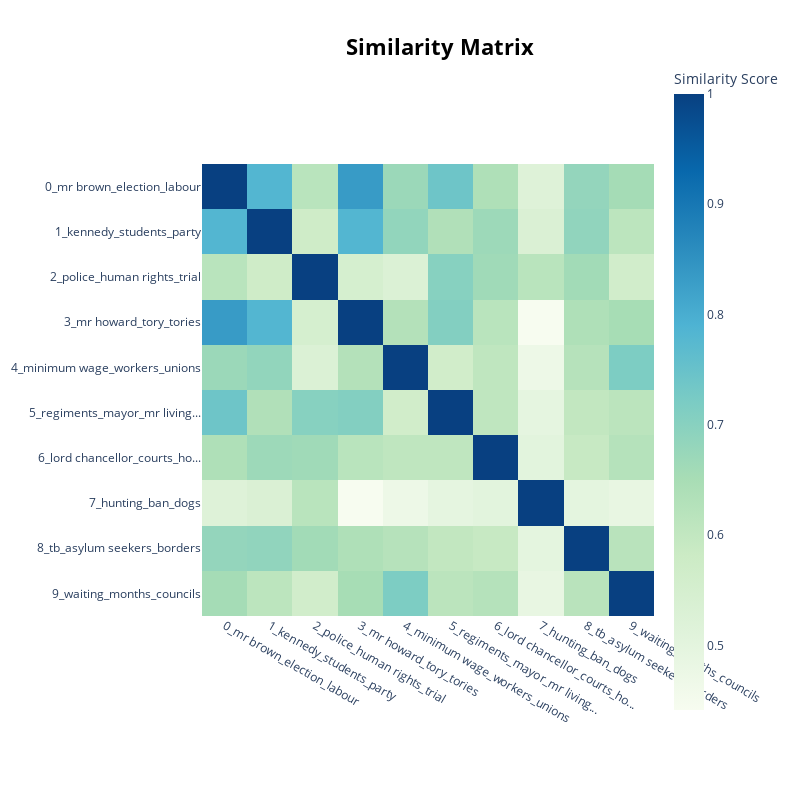

Notebook code cell kept with this figure:
### Code cell
# Visualise a similarity matrix
topic_model.visualize_heatmap(top_n_topics=30)

### Figure 1 — Plotly figure (JSON) as saved in the notebook; plotly's stock layout.template omitted (floating-point values rounded to 4 significant figures)
{"data": [{"coloraxis": "coloraxis", "hovertemplate": "x: %{x}<br>y: %{y}<br>Similarity Score: %{z}<extra></extra>", "name": "0", "type": "heatmap", "x": ["0_mr brown_election_labour", "1_kennedy_students_party", "2_police_human rights_trial", "3_mr howard_tory_tories", "4_minimum wage_workers_unions", "5_regiments_mayor_mr living...", "6_lord chancellor_courts_ho...", "7_hunting_ban_dogs", "8_tb_asylum seekers_borders", "9_waiting_months_councils"], "xaxis": "x", "y": ["0_mr brown_election_labour", "1_kennedy_students_party", "2_police_human rights_trial", "3_mr howard_tory_tories", "4_minimum wage_workers_unions", "5_regiments_mayor_mr living...", "6_lord chancellor_courts_ho...", "7_hunting_ban_dogs", "8_tb_asylum seekers_borders", "9_waiting_months_councils"], "yaxis": "y", "z": [[1.0, 0.7826, 0.6175, 0.8343, 0.6706, 0.7413, 0.6377, 0.5192, 0.6819, 0.6557], [0.7826, 1.0, 0.572, 0.7824, 0.6854, 0.6343, 0.6685, 0.5335, 0.6869, 0.6128], [0.6175, 0.572, 1.0, 0.5499, 0.5292, 0.7013, 0.6639, 0.6179, 0.66, 0.5627], [0.8343, 0.7824, 0.5499, 1.0, 0.6285, 0.7085, 0.6176, 0.4414, 0.6371, 0.6529], [0.6706, 0.6854, 0.5292, 0.6285, 1.0, 0.5647, 0.6053, 0.4723, 0.6243, 0.7179], [0.7413, 0.6343, 0.7013, 0.7085, 0.5647, 1.0, 0.6059, 0.4953, 0.6012, 0.6146], [0.6377, 0.6685, 0.6639, 0.6176, 0.6053, 0.6059, 1.0, 0.5057, 0.591, 0.6258], [0.5192, 0.5335, 0.6179, 0.4414, 0.4723, 0.4953, 0.5057, 1.0, 0.498, 0.4884], [0.6819, 0.6869, 0.66, 0.6371, 0.6243, 0.6012, 0.591, 0.498, 1.0, 0.6189], [0.6557, 0.6128, 0.5627, 0.6529, 0.7179, 0.6146, 0.6258, 0.4884, 0.6189, 1.0]]}], "layout": {"coloraxis": {"colorbar": {"title": {"text": "Similarity Score"}}, "colorscale": [[0, "rgb(247,252,240)"], [0.125, "rgb(224,243,219)"], [0.25, "rgb(204,235,197)"], [0.375, "rgb(168,221,181)"], [0.5, "rgb(123,204,196)"], [0.625, "rgb(78,179,211)"], [0.75, "rgb(43,140,190)"], [0.875, "rgb(8,104,172)"], [1, "rgb(8,64,129)"]]}, "height": 800, "hoverlabel": {"bgcolor": "white", "font": {"family": "Rockwell", "size": 16}}, "legend": {"title": {"text": "Trend"}}, "margin": {"t": 60}, "showlegend": true, "title": {"font": {"color": "Black", "size": 22}, "text": "<b>Similarity Matrix</b>", "x": 0.55, "xanchor": "center", "y": 0.95, "yanchor": "top"}, "width": 800, "xaxis": {"anchor": "y", "constrain": "domain", "domain": [0, 1], "scaleanchor": "y"}, "yaxis": {"anchor": "x", "autorange": "reversed", "constrain": "domain", "domain": [0, 1]}}}
